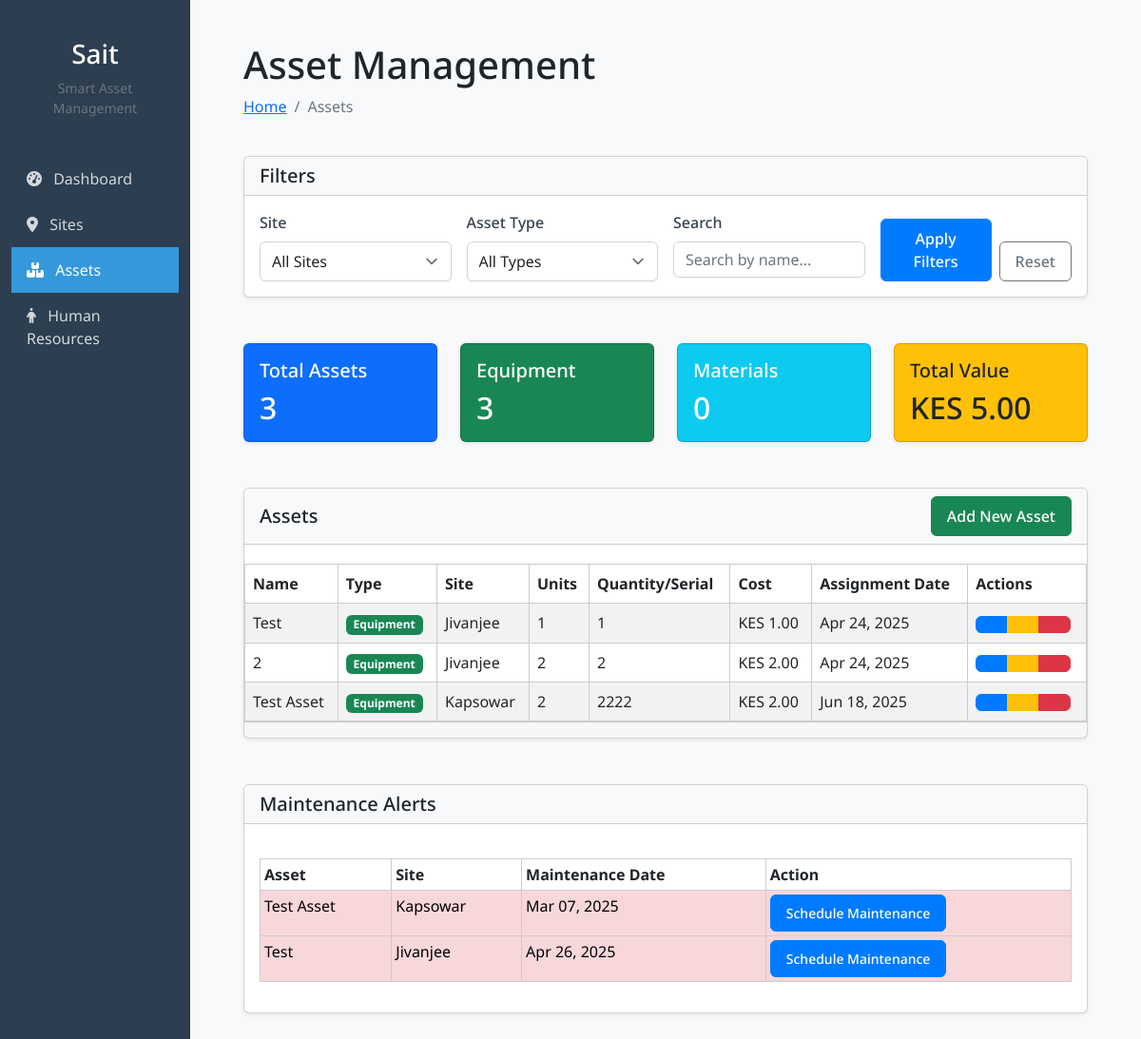
The app's page /assets/ (signed in) with its own data.
### foreman/models.py (models this page shows, shortened)
class Asset(models.Model):
    asset_types = [
        ('equipment', 'Equipment'),
        ('material', 'Material'),
    ]
    site = models.ForeignKey(Site, on_delete=models.CASCADE, related_name='assets')
    name = models.CharField(max_length=100)
    type = models.CharField(max_length=100, choices=asset_types, default='equipment')
    units = models.CharField(max_length=100)
    serial_number = models.CharField(max_length=50, blank=True, null=True)  # for equipment
    quantity_in_stock = models.IntegerField(default=0)  # for material
    cost_per_unit = models.DecimalField(max_digits=10, decimal_places=2)
    maintenance_date = models.DateField(blank=True, null=True)
    assignment_date = models.DateField()
    discription = models.TextField(blank=True)
    owner = models.ForeignKey(User, on_delete=models.CASCADE, related_name='assets',null=True, blank=True)

class Site(models.Model):
    name = models.CharField(max_length=100)
    location = models.CharField(max_length=100)
    start_date = models.DateField()
    end_date = models.DateField()
    owner = models.ForeignKey(User, on_delete=models.CASCADE, related_name='sites',null=True, blank=True)

### foreman/views.py (the view)
# urls.py: path('assets/', views.asset_list, name='asset_management'),
def asset_list(request):
    sites = Site.objects.filter(owner=request.user)
    asset_types = Asset.asset_types
    assets_queryset = Asset.objects.select_related('site').all()
    site_id = request.GET.get('site', '')
    asset_type = request.GET.get('type', '')
    search = request.GET.get('search', '')
    if site_id:
        assets_queryset = assets_queryset.filter(site_id=site_id)
    if asset_type:
        assets_queryset = assets_queryset.filter(type=asset_type)
    if search:
        assets_queryset = assets_queryset.filter(
            Q(name__icontains=search) |
            Q(serial_number__icontains=search) |
            Q(discription__icontains=search)
        )
    total_assets = assets_queryset.count()
    equipment_count = assets_queryset.filter(type='equipment').count()
    material_count = assets_queryset.filter(type='material').count()
    equipment_value = assets_queryset.filter(type='equipment').aggregate(
        value=Sum('cost_per_unit'))['value'] or 0
    material_value = assets_queryset.filter(type='material').aggregate(
        value=Sum(F('cost_per_unit') * F('quantity_in_stock')))['value'] or 0
    total_value = equipment_value + material_value
    today = timezone.now().date()
    next_month = today + timezone.timedelta(days=30)
    maintenance_due_assets = assets_queryset.filter(
        maintenance_date__isnull=False,
        maintenance_date__lte=next_month
    ).order_by('maintenance_date')
    paginator = Paginator(assets_queryset, 10)
    page_number = request.GET.get('page')
    assets = paginator.get_page(page_number)
    context = {
        'assets': assets,
        'sites': sites,
        'asset_types': asset_types,
        'total_assets': total_assets,
        'equipment_count': equipment_count,
        'material_count': material_count,
        'total_value': total_value,
        'maintenance_due_assets': maintenance_due_assets,
        'today': today,
    }
    return render(request, 'asset_management.html', context)

### foreman/templates/asset_management.html (shortened to what this page needs)
{% extends '_base.html' %}
{% load static %}
{% block content %}
<div class="container my-4">
    <div class="row mb-4">
        <div class="col-12">
            <h1>Asset Management</h1>
            <nav aria-label="breadcrumb">
                <ol class="breadcrumb">
                    <li class="breadcrumb-item"><a href="{% url 'home' %}">Home</a></li>
                    <li class="breadcrumb-item active" aria-current="page">Assets</li>
                </ol>
            </nav>
        </div>
    </div>
    <div class="row mb-4">
        <div class="col-12">
            <div class="card">
                <div class="card-header bg-light">
                    <h5 class="mb-0">Filters</h5>
                </div>
                <div class="card-body">
                    <form method="get" class="row g-3">
                        <div class="col-md-3">
                            <label for="site" class="form-label">Site</label>
                            <select name="site" id="site" class="form-select">
                                <option value="">All Sites</option>
                            </select>
                        </div>
                        <div class="col-md-3">
                            <label for="type" class="form-label">Asset Type</label>
                            <select name="type" id="type" class="form-select">
                                <option value="">All Types</option>
                            </select>
                        </div>
                        <div class="col-md-3">
                            <label for="search" class="form-label">Search</label>
                            <input type="text" class="form-control" id="search" name="search" value="{{ request.GET.search|default:'' }}" placeholder="Search by name...">
                        </div>
                        <div class="col-md-3 d-flex align-items-end">
                            <button type="submit" class="btn btn-primary me-2">Apply Filters</button>
                            <a href="{% url 'asset_management' %}" class="btn btn-outline-secondary">Reset</a>
                        </div>
                    </form>
                </div>
            </div>
        </div>
    </div>
    <div class="row mb-4">
        <div class="col-md-3">
            <div class="card bg-primary text-white">
                <div class="card-body">
                    <h5 class="card-title">Total Assets</h5>
                    <h2 class="mb-0">{{ total_assets }}</h2>
                </div>
            </div>
        </div>
        <div class="col-md-3">
            <div class="card bg-success text-white">
                <div class="card-body">
                    <h5 class="card-title">Equipment</h5>
                    <h2 class="mb-0">{{ equipment_count }}</h2>
                </div>
            </div>
        </div>
        <div class="col-md-3">
            <div class="card bg-info text-white">
                <div class="card-body">
                    <h5 class="card-title">Materials</h5>
                    <h2 class="mb-0">{{ material_count }}</h2>
                </div>
            </div>
        </div>
        <div class="col-md-3">
            <div class="card bg-warning text-dark">
                <div class="card-body">
                    <h5 class="card-title">Total Value</h5>
                    <h2 class="mb-0">KES {{ total_value|floatformat:2 }}</h2>
                </div>
            </div>
        </div>
    </div>
    <div class="row">
        <div class="col-12">
            <div class="card">
                <div class="card-header bg-light d-flex justify-content-between align-items-center">
                    <h5 class="mb-0">Assets</h5>
                    <a href="{% url 'asset_create' %}" class="btn btn-success">
                         Add New Asset
                    </a>
                </div>
                <div class="card-body p-0">
                    {% if assets %}
                        <div class="table-responsive">
                            <table class="table table-hover table-striped mb-0">
                                <thead>
                                    <tr>
                                        <th>Name</th>
                                        <th>Type</th>
                                        <th>Site</th>
                                        <th>Units</th>
                                        <th>Quantity/Serial</th>
                                        <th>Cost</th>
                                        <th>Assignment Date</th>
                                        <th>Actions</th>
                                    </tr>
                                </thead>
                                <tbody>
                                    {% for asset in assets %}
                                    <tr>
                                        <td>{{ asset.name }}</td>
                                        <td>
                                            {% if asset.type == 'equipment' %}
                                                <span class="badge bg-success">Equipment</span>
                                            {% else %}
                                                <span class="badge bg-info">Material</span>
                                            {% endif %}
                                        </td>
                                        <td>{{ asset.site.name }}</td>
                                        <td>{{ asset.units }}</td>
                                        <td>
                                            {% if asset.type == 'equipment' %}
                                                {{ asset.serial_number|default:"N/A" }}
                                            {% else %}
                                                {{ asset.quantity_in_stock }}
                                            {% endif %}
                                        </td>
                                        <td>KES {{ asset.cost_per_unit|floatformat:2 }}</td>
                                        <td>{{ asset.assignment_date|date:"M d, Y" }}</td>
                                        <td>
                                            <div class="btn-group" role="group">
                                                <a href="{% url 'asset_detail' asset.id %}" class="btn btn-sm btn-primary">
                                                </a>
                                                <a href="{% url 'asset_update' asset.id %}" class="btn btn-sm btn-warning">
                                                </a>
                                                <button type="button" class="btn btn-sm btn-danger" data-bs-toggle="modal" data-bs-target="#deleteModal{{ asset.id }}">
                                                </button>
                                            </div>
                                        </td>
                                    </tr>
                                    {% endfor %}
                                </tbody>
                            </table>
                        </div>
                    {% else %}
                        <div class="alert alert-info m-3">
                            No assets found. <a href="{% url 'asset_create' %}" class="alert-link">Add your first asset</a>.
                        </div>
                    {% endif %}
                </div>
                <div class="card-footer">
                </div>
            </div>
        </div>
    </div>
    <div class="row mt-4">
        <div class="col-12">
            <div class="card">
                <div class="card-header bg-light">
                    <h5 class="mb-0">Maintenance Alerts</h5>
                </div>
                <div class="card-body">
                    {% if maintenance_due_assets %}
                        <div class="table-responsive">
                            <table class="table table-sm">
                                <thead>
                                    <tr>
                                        <th>Asset</th>
                                        <th>Site</th>
                                        <th>Maintenance Date</th>
                                        <th>Action</th>
                                    </tr>
                                </thead>
                                <tbody>
                                    {% for asset in maintenance_due_assets %}
                                    <tr {% if asset.maintenance_date|date:"Y-m-d" < today|date:"Y-m-d" %}class="table-danger"{% else %}class="table-warning"{% endif %}>
                                        <td>{{ asset.name }}</td>
                                        <td>{{ asset.site.name }}</td>
                                        <td>{{ asset.maintenance_date|date:"M d, Y" }}</td>
                                        <td>
                                            <a href="{% url 'asset_maintenance' asset.id %}" class="btn btn-sm btn-primary">Schedule Maintenance</a>
                                        </td>
                                    </tr>
                                    {% endfor %}
                                </tbody>
                            </table>
                        </div>
                    {% else %}
                        <div class="alert alert-success">
                            No maintenance alerts at this time.
                        </div>
                    {% endif %}
                </div>
            </div>
        </div>
    </div>
</div>
{% endblock %}

### foreman/static/style.css (style rules this page uses)
:root { --primary-color: #2c3e50; --secondary-color: #3498db; --accent-color: #e74c3c; }
body { font-family: "Noto Sans", sans-serif; background-color: #f8f9fa; }
.card { box-shadow: 0 0.125rem 0.25rem rgba(0, 0, 0, 0.075); margin-bottom: 1.5rem; }
.card-header { background-color: rgba(44, 62, 80, 0.1); font-weight: 600; }
.btn-primary { background-color: var(--secondary-color); border-color: var(--secondary-color); }
.btn-danger { background-color: var(--accent-color); border-color: var(--accent-color); }
.form-select { width: 100%; padding: 0.5rem 0.75rem; border: 1px solid #d1d5db; border-radius: 0.375rem; background-color: #fff; background-position: right 0.5rem center; background-repeat: no-repeat; background-size: 1.5em 1.5em; appearance: none; box-shadow: 0 1px 2px 0 rgba(0, 0, 0, 0.05); }
.form-label { display: block; margin-bottom: 0.5rem; font-weight: 500; color: #374151; }
.btn { display: inline-flex; align-items: center; justify-content: center; padding: 0.5rem 1rem; font-weight: 500; border-radius: 0.375rem; transition: all 0.2s ease-in-out; cursor: pointer; }
.btn-primary { background-color: #3b82f6; color: #ffffff; border: 1px solid transparent; }
table { width: 100%; border-collapse: collapse; margin-top: 20px; }
th, td { border: 1px solid #ccc; padding: 8px; text-align: left; }
th { background-color: #f4f4f4; }
.btn-primary { background-color: #007bff; border-color: #007bff; }
.btn-danger { background-color: #dc3545; border-color: #dc3545; }

### records on screen
Asset: name "Test", type "Equipment", site.name "Jivanjee", units "1", serial_number "1", cost_per_unit "1.00", assignment_date "Apr 24, 2025", maintenance_date "Apr 26, 2025"
Asset: name "2", type "Equipment", site.name "Jivanjee", units "2", serial_number "2", cost_per_unit "2.00", assignment_date "Apr 24, 2025"
Asset: name "Test Asset", type "Equipment", site.name "Kapsowar", units "2", serial_number "2222", cost_per_unit "2.00", assignment_date "Jun 18, 2025", maintenance_date "Mar 07, 2025"

### other values on screen
{{ total_assets }} "3"
{{ equipment_count }} "3"
{{ material_count }} "0"
{{ total_value|floatformat:2 }} "5.00"
